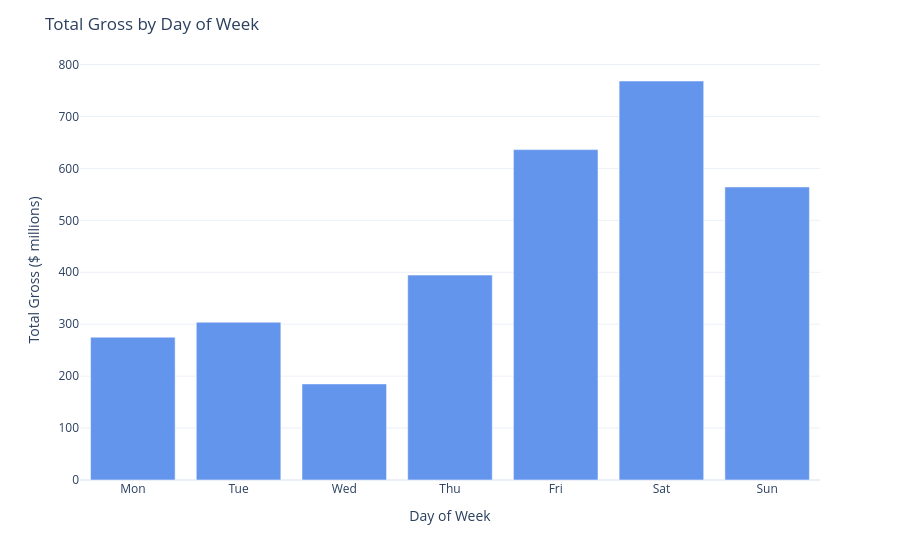

Notebook cell for this chart:
### Markdown cell above
To understand behaviour within the week, this bar chart shows total gross by day of week. \
-> Revenue begins to rise on Thursday, reaches its highest point on Friday and Saturday, and then softens on Sunday. This pattern confirms that Friday and Saturday are the core commercial days where screens and audience attention matter most. This also fits with common industry practice, since new films typically open on Friday, making it the first full day of audience demand and the natural peak of weekly cinema activity.

### Code cell
dow_labels = ["Mon", "Tue", "Wed", "Thu", "Fri", "Sat", "Sun"]

dow_gross = (
    df.groupby("dow")["gross_today"]
      .sum()
      .reindex(range(7))      
      .reset_index(name="total_gross")
)
dow_gross["total_gross_M"] = dow_gross["total_gross"] / 1e6

# Bar chart
fig = px.bar(
    dow_gross,
    x="dow",
    y="total_gross_M",
    labels={"dow": "Day of Week", "total_gross_M": "Total Gross ($ millions)"},
    color_discrete_sequence=["cornflowerblue"],
)

# format x ticks
fig.update_xaxes(
    tickmode="array",
    tickvals=list(range(7)),
    ticktext=dow_labels
)

# tidy hover and layout
fig.update_traces(
    hovertemplate=(
        "<b>%{x}</b><br>"
        "Total gross: %{y:.2f}M<br>"
        "<extra></extra>"
    )
)

fig.update_layout(
    title="Total Gross by Day of Week",
    template="plotly_white",
    hoverlabel=dict(bgcolor="white", font_size=13)
)

fig.show()

### Figure 1 — Plotly figure (JSON) as saved in the notebook; plotly's stock layout.template omitted (floating-point values rounded to 4 significant figures)
{"data": [{"hovertemplate": "<b>%{x}</b><br>Total gross: %{y:.2f}M<br><extra></extra>", "legendgroup": "", "marker": {"color": "cornflowerblue", "pattern": {"shape": ""}}, "name": "", "orientation": "v", "showlegend": false, "textposition": "auto", "type": "bar", "x": [0, 1, 2, 3, 4, 5, 6], "xaxis": "x", "y": [274.9, 303.8, 185.0, 394.6, 636.1, 768.3, 564.2], "yaxis": "y"}], "layout": {"barmode": "relative", "hoverlabel": {"bgcolor": "white", "font": {"size": 13}}, "legend": {"tracegroupgap": 0}, "margin": {"t": 60}, "title": {"text": "Total Gross by Day of Week"}, "xaxis": {"anchor": "y", "domain": [0, 1], "tickmode": "array", "ticktext": ["Mon", "Tue", "Wed", "Thu", "Fri", "Sat", "Sun"], "tickvals": [0, 1, 2, 3, 4, 5, 6], "title": {"text": "Day of Week"}}, "yaxis": {"anchor": "x", "domain": [0, 1], "title": {"text": "Total Gross ($ millions)"}}}}
